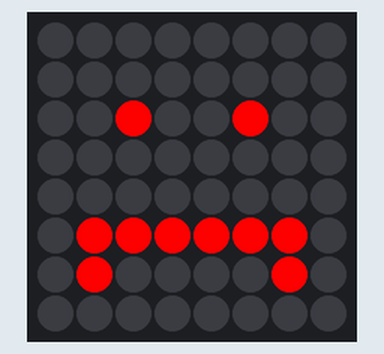
A program run on a simulated Raspberry Pi (BCM pin numbers) with a Sense HAT. Shown: the Sense HAT's 8×8 RGB LED matrix. At 2.0 s the program stops and its outputs stay as they are.

Above: at 0.1 s.
At 1.1 s:
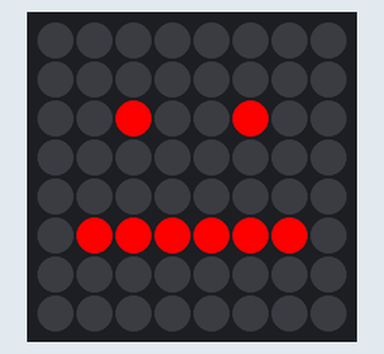
At 2.1 s:
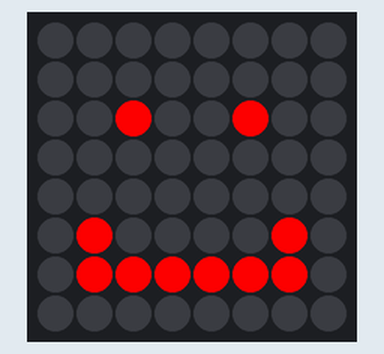

Measured:
- what the display in image 1 shows lasts 1.0 s, from 1.0 s to 2.0 s

The program:

face.py
```python
from sense_hat import SenseHat
from faces import normal, happy, sad
from time import sleep

sense = SenseHat()

sense.set_pixels(sad)
sleep(1)
sense.set_pixels(normal)
sleep(1)
sense.set_pixels(happy)
```

faces.py
```python
e = (0, 0, 0)  # empty
r = (255, 0, 0)  # red
b = (0, 255, 0)  # blue
b = (0, 0, 255)  # green

normal = [
    e, e, e, e, e, e, e, e,
    e, e, e, e, e, e, e, e,
    e, e, r, e, e, r, e, e,
    e, e, e, e, e, e, e, e,
    e, e, e, e, e, e, e, e,
    e, r, r, r, r, r, r, e,
    e, e, e, e, e, e, e, e,
    e, e, e, e, e, e, e, e,
]
happy = [
    e, e, e, e, e, e, e, e,
    e, e, e, e, e, e, e, e,
    e, e, r, e, e, r, e, e,
    e, e, e, e, e, e, e, e,
    e, e, e, e, e, e, e, e,
    e, r, e, e, e, e, r, e,
    e, r, r, r, r, r, r, e,
    e, e, e, e, e, e, e, e,
]
sad = [
    e, e, e, e, e, e, e, e,
    e, e, e, e, e, e, e, e,
    e, e, r, e, e, r, e, e,
    e, e, e, e, e, e, e, e,
    e, e, e, e, e, e, e, e,
    e, r, r, r, r, r, r, e,
    e, r, e, e, e, e, r, e,
    e, e, e, e, e, e, e, e,
]
```
